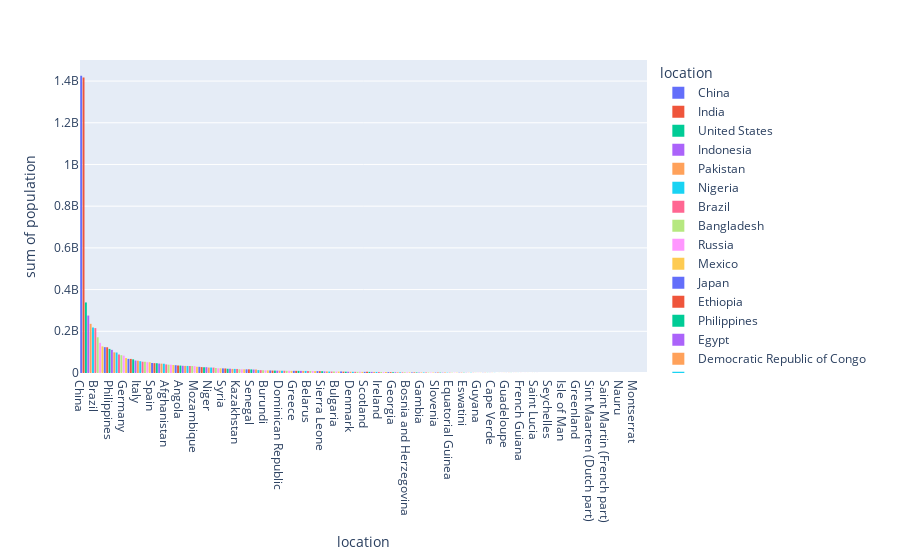

The notebook cell saved with this chart:
### Code cell
px.histogram(grouped_df,x='location',y='population',color='location')
